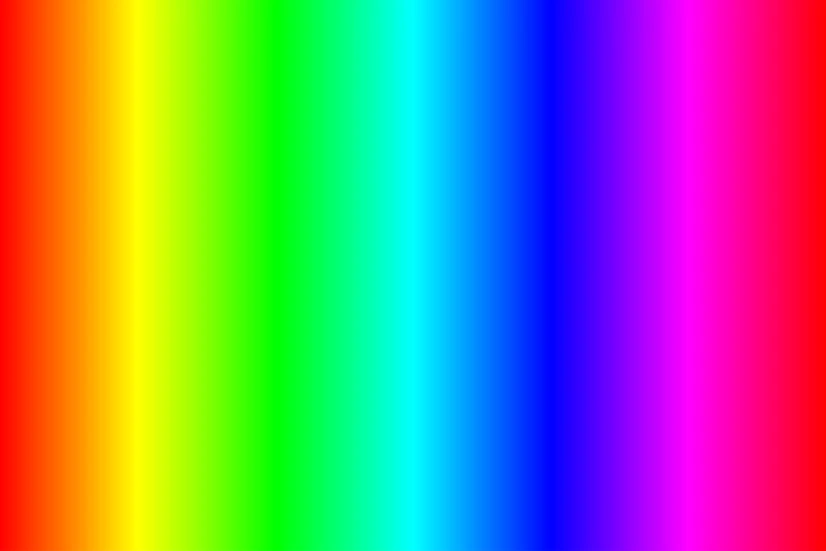
#> input picture OpenCV/images/color.jpg, 826 x 551 px
$ python 9-simple-thresholding.py
#> lines starting #> are read from the running program, lines starting #| are printed output that depends on the picture; after the words box and inside, x2 and y2 are one past the last pixel; in counts of white or black regions, pixels touching at a corner belong together
import numpy as np
import cv2


def nothing(x):
    print(x)


img = cv2.imread("../images/color.jpg", 0)
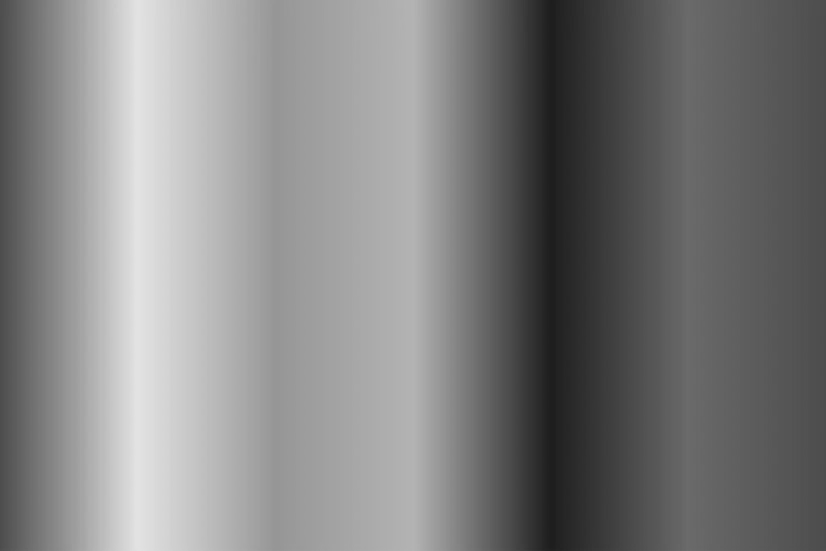
#> img: shape (551, 826); min 29, max 226, mean 128.1
cv2.namedWindow("thresh")
bar = cv2.createTrackbar("T", "thresh", 0, 255, nothing)
#> slider 'T' is set to 85
while 1:
    cv2.imshow("gradient", img)
    t = cv2.getTrackbarPos("T", "thresh")
    _, th1 = cv2.threshold(img, t, 255, cv2.THRESH_BINARY)
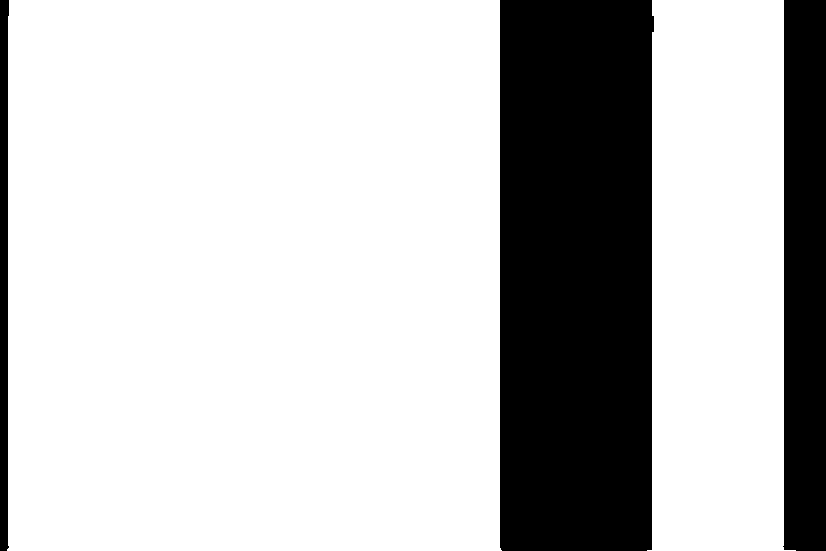
#> th1: shape (551, 826); 75.5% white; 3 black regions, box (x1, y1, x2, y2) and area: (500, 0, 654, 551) 83775, (783, 0, 826, 551) 23131, (0, 0, 9, 551) 4424
    _, th2 = cv2.threshold(img, t, 255, cv2.THRESH_BINARY_INV)
    _, th3 = cv2.threshold(img, t, 255, cv2.THRESH_TRUNC)
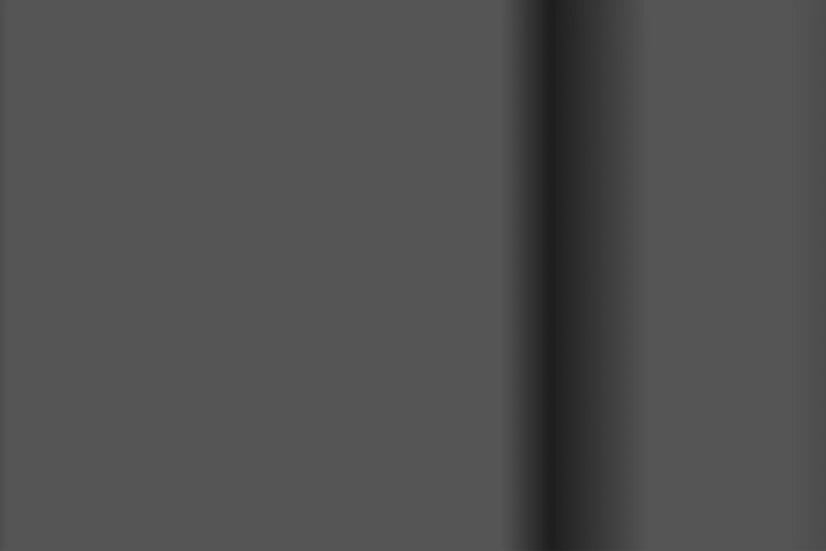
#> th3: shape (551, 826); min 29, max 85, mean 79.7
    _, th4 = cv2.threshold(img, t, 255, cv2.THRESH_TOZERO)
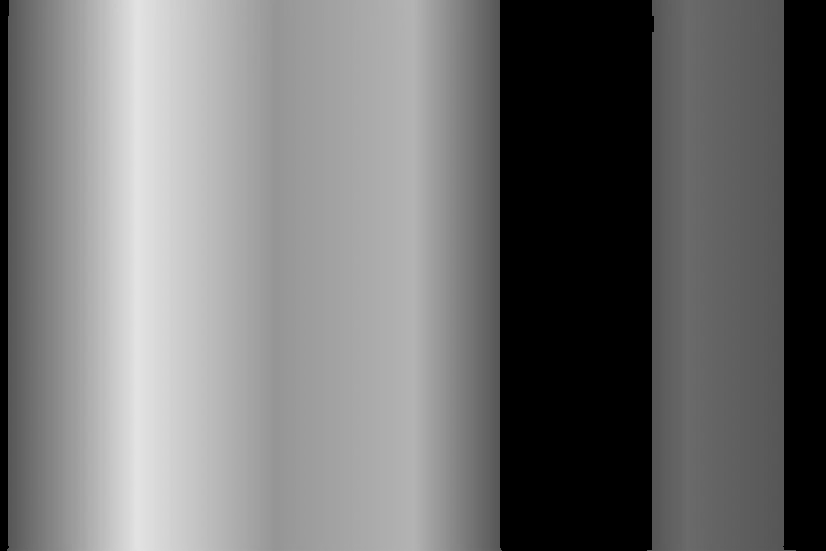
#> th4: shape (551, 826); min 0, max 226, mean 112.6
    _, th5 = cv2.threshold(img, t, 255, cv2.THRESH_TOZERO_INV)
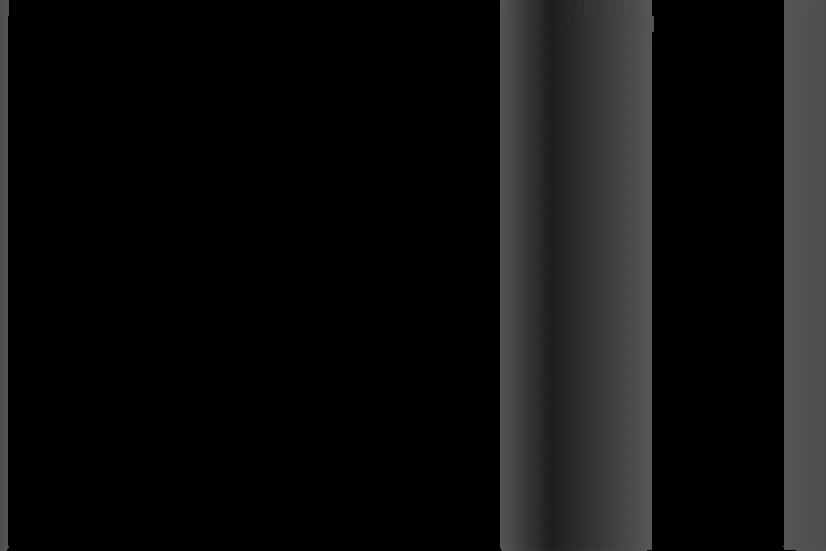
#> th5: shape (551, 826); min 0, max 85, mean 15.5
    cv2.imshow("thresholding1", th1)
    cv2.imshow("thresholding2", th2)
    cv2.imshow("thresholding3", th3)
    cv2.imshow("thresholding4", th4)
    cv2.imshow("thresholding5", th5)

    k = cv2.waitKey(1) & 0xFF
#> (key Esc is pressed here)
    if k == 27:
        break

cv2.waitKey(0)
cv2.destroyAllWindows()
